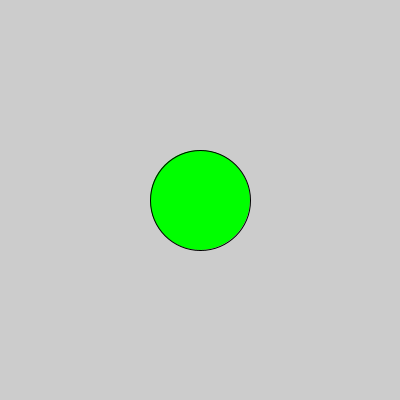
Frame 1 (no input)
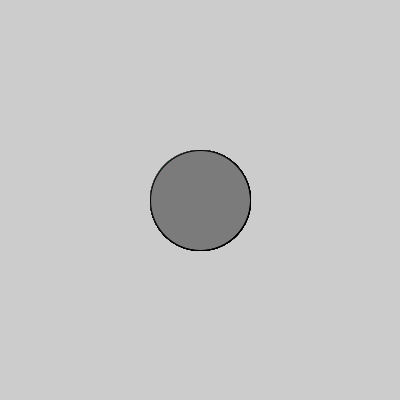
Frame 60 (the mouse pressed at the canvas centre just before this capture)
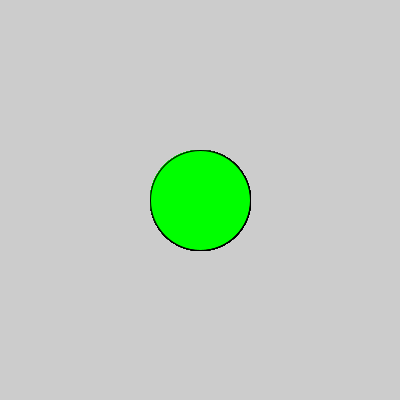
Frame 120 (the mouse held since frame 60 and released just before this capture)

The Processing sketch that drew these frames (run headless with seeded random() and noise(); from frame 60 on, the mouse is pressed at the canvas centre):

// Processing sketch: aula10_g1_exe3
// ── aula10_g1_exe3.pde
void setup(){
size(400,400);
}

void draw(){
  if(second()%2 == 0){
  fill(0,255,0); // par
  }else{
  fill(123); // impar
  }
  ellipse(200,200,100,100);
}
